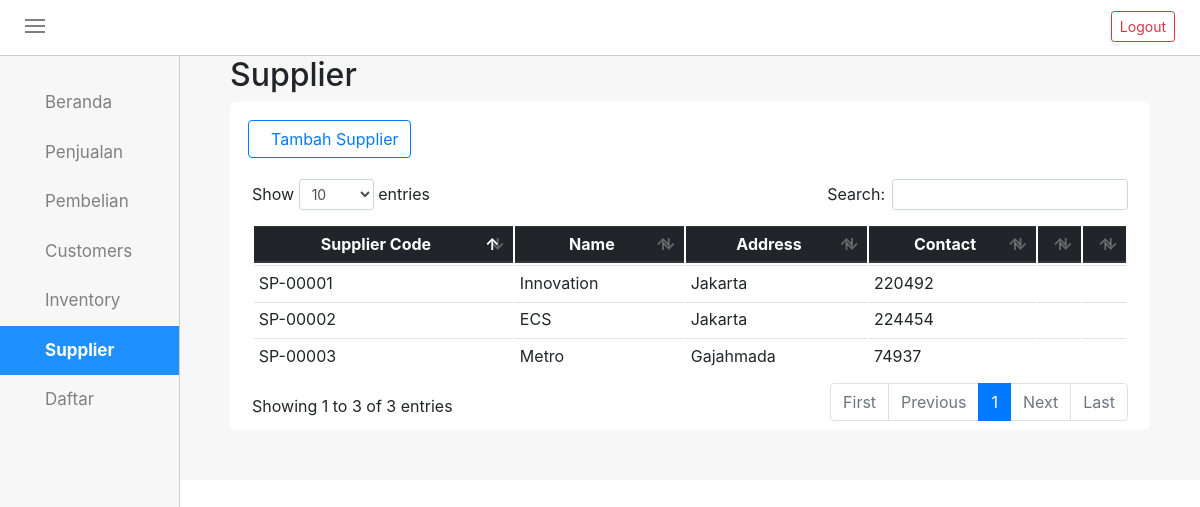
Screenshot of /supplier.php (signed in) with the database file from the repository.
### tables this page shows
CREATE TABLE `tb_supplier` (
  `kd_supplier` varchar(11) NOT NULL,
  `nm_supplier` varchar(50) NOT NULL,
  `alamat` varchar(50) NOT NULL,
  `kontak` varchar(13) NOT NULL,
  `hapus` int(1) NOT NULL
);

### supplier.php (the view, shortened to what this page needs)
<!DOCTYPE html>
<html>
<head>
	<link rel="stylesheet" type="text/css" href="style.css">
	<link rel="stylesheet" type="text/css" href="css/bootstrap.min.css">
	<link rel="stylesheet" type="text/css" href="css/datepicker.css">
	<link rel="stylesheet" type="text/css" href="css/bootstrap.css">
	<link rel="stylesheet" type="text/css" href="css/dataTables.bootstrap4.min.css">
</head>
<body>
	<div id="topnav">
		<div class="menuicon" onclick="geser()">
			<div class="garis"></div>
			<div class="garis"></div>
			<div class="garis"></div>
		</div>
		<div class="logout">
			<form method="POST" action="logout">
				<input type="submit" name="logout" value="Logout" class="btn btn-outline-danger btn-sm">
			</form>
		</div>
	</div>
	<div id="sidenav">
		<div id="tab">
			<div class="tabbutton">
				<a href="mainform" class="aktif"><span class="ion-ios-home"></span>Beranda</a>
				<a href="penjualan" target="_blank"><span class="ion-cash"></span>Penjualan</a>
				<a href="pembelian" target="_blank"><span class="ion-android-cart"></span>Pembelian</a>
				<a href="customers" class="aktif"><span class="ion-ios-people"></span>Customers</a>
				<a href="inventory" class="aktif"><span class="ion-briefcase"></span>Inventory</a>
				<a class="active" href="supplier"><span class="ion-person-stalker"></span>Supplier</a>
			</div>
				<a class="aktif drop" id="btn_daftar"><span class="ion-android-list"></span>Daftar<i class="ion-arrow-down-b"></i></a>
		</div>
	</div>
	<div id="rightside">
			<div class="all-box">
				<div class="all-top">
					<h2>Supplier</h2>
				</div>
				<div class="all-content">
					<div class="all-head">
						<div class="button-add">
							<button class="btn btn-outline-primary" onclick="document.getElementById('id01').style.display='block'" style="width:auto;"><span class="ion-person-add"></span>Tambah Supplier</button>
						</div>
						<br>
					</div>
					<div id="tabelsupp">
						<div id="latar-tabel">
							<table class="table table-hover table-sm" id="table_id">
								<thead class="thead-dark">
									<tr>
										<th>Supplier Code</th>
										<th>Name</th>
										<th>Address</th>
										<th>Contact</th>
										<th width="5%"></th>
										<th width="5%"></th>
									</tr>
								</thead>
								<?php
									require_once("conn.php");
									$sql = "SELECT kd_supplier,nm_supplier,alamat,kontak FROM tb_supplier WHERE hapus=0";
									$q = mysqli_query($conn,$sql);
									while ($r = mysqli_fetch_assoc($q))
									{
									    echo "<tr>";
									    echo "<td>$r[kd_supplier]</td>";
									    echo "<td>$r[nm_supplier]</td>";
									    echo "<td>$r[alamat]</td>";
									    echo "<td>$r[kontak]</td>";
									    echo "<td align='center'><span class='editSupplier ion-edit' data-toggle='modal' data-target='#myModal0' data-backdrop='static' data-kodeSupplier='$r[kd_supplier]' data-namaSupplier='$r[nm_supplier]' data-alamat='$r[alamat]' data-kontak='$r[kontak]'></span></td>";
									    echo "<td align='center'><a href='supplier_hapus.php?hps=$r[kd_supplier]' onclick='return functionHapus()'><span class='ion-trash-a'></span></a></td>";
									    echo "</tr>";
									}
								?>
							</table>
						</div>
					</div>
				</div>
			</div>
			</div>
</body>
</html>

### style.css (style rules this page uses)
body { margin: 0px; padding: 0px; }
#topnav { overflow: hidden; position: sticky; top: 0; width: 100%; height: 56px; background-color: #fff; padding: 15px 25px; border-bottom: 1px solid #ccc; z-index: 3; }
.garis { width: 20px; height: 2px; background-color: gray; margin: 4px 0; }
.menuicon { display: inline-block; cursor: pointer; float: left; }
#sidenav { top: 56px; height: 100%; width: 15%; background-color: #f7f7f7; padding-top: 22px; padding-bottom: 22px; left: 0; transition: all 500ms ease-in-out; overflow-x: hidden; z-index: 1; position: fixed; border-right: 1px solid #ccc; }
#tab .tabbutton a, #btn_daftar { display: block; transition: 0.3s; background-color: inherit; color: gray; padding: 12px 25px; width: 100%; border: none; outline: none; text-align: left; cursor: pointer; font-size: 17px; }
#tab a.active { text-decoration: none; background-color: dodgerBlue; color: white; font-weight: bold; }
#rightside { top: 56px; margin-left: 15%; width: 85%; height: 100%; transition: all 500ms ease-in-out; }
.all-box { background-color: #f7f7f7; padding-left: 50px; padding-right: 50px; padding-bottom: 50px; }
.all-content { background-color: #fff; padding: 7px; border-radius: 6px; }
.all-head .button-add { float: left; display: block; }
.all-head { padding: 11px; }
#tab a { text-decoration: none; }

### supplier.php (style rules this page uses)
#table_id th { text-align: center; }
.logout { float : right; margin-top: -4px; }

### rows the page displays
tb_supplier: kd_supplier "SP-00001", nm_supplier "Innovation", alamat "Jakarta", kontak "220492"
tb_supplier: kd_supplier "SP-00002", nm_supplier "ECS", alamat "Jakarta", kontak "224454"
tb_supplier: kd_supplier "SP-00003", nm_supplier "Metro", alamat "Gajahmada", kontak "74937"
